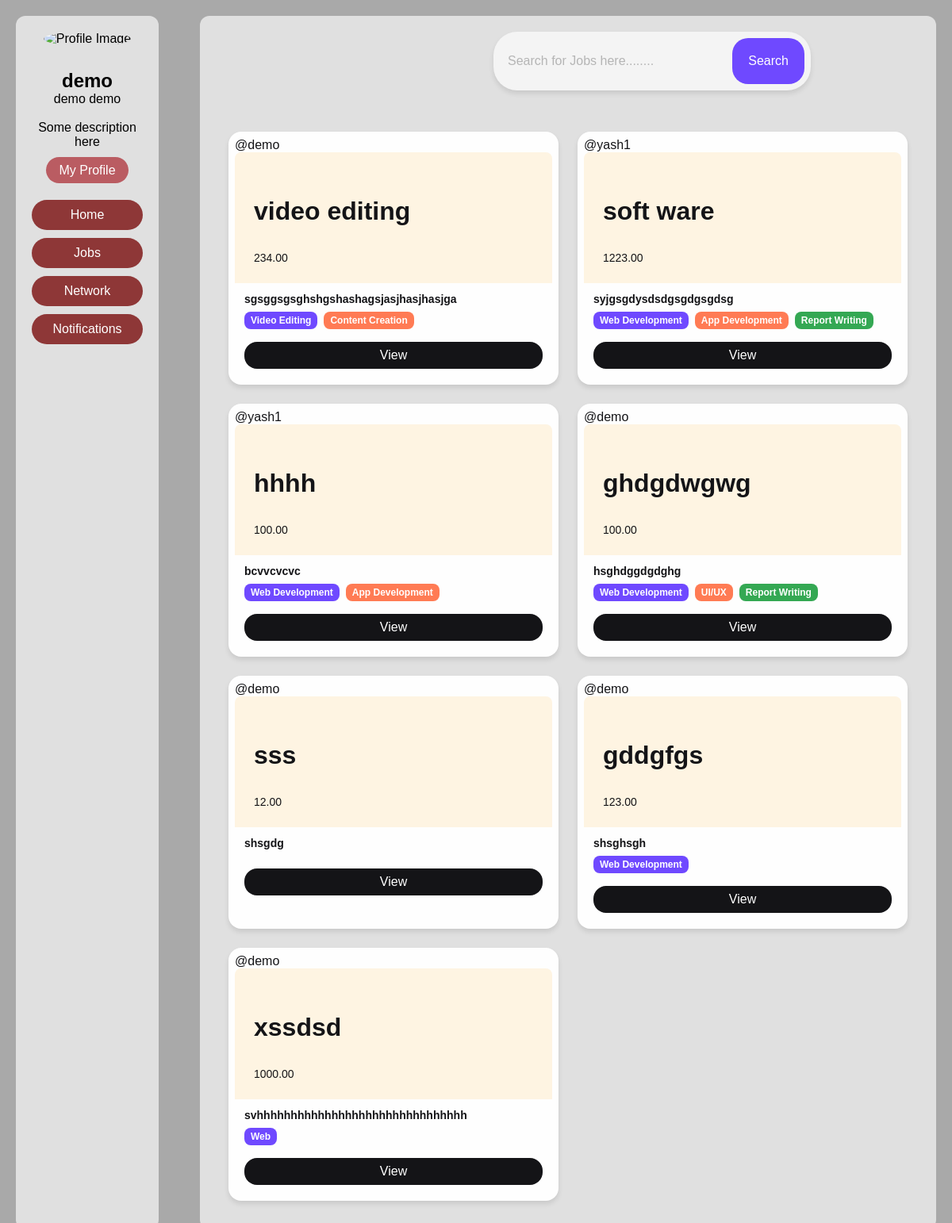
The app's page / (signed in), older data.
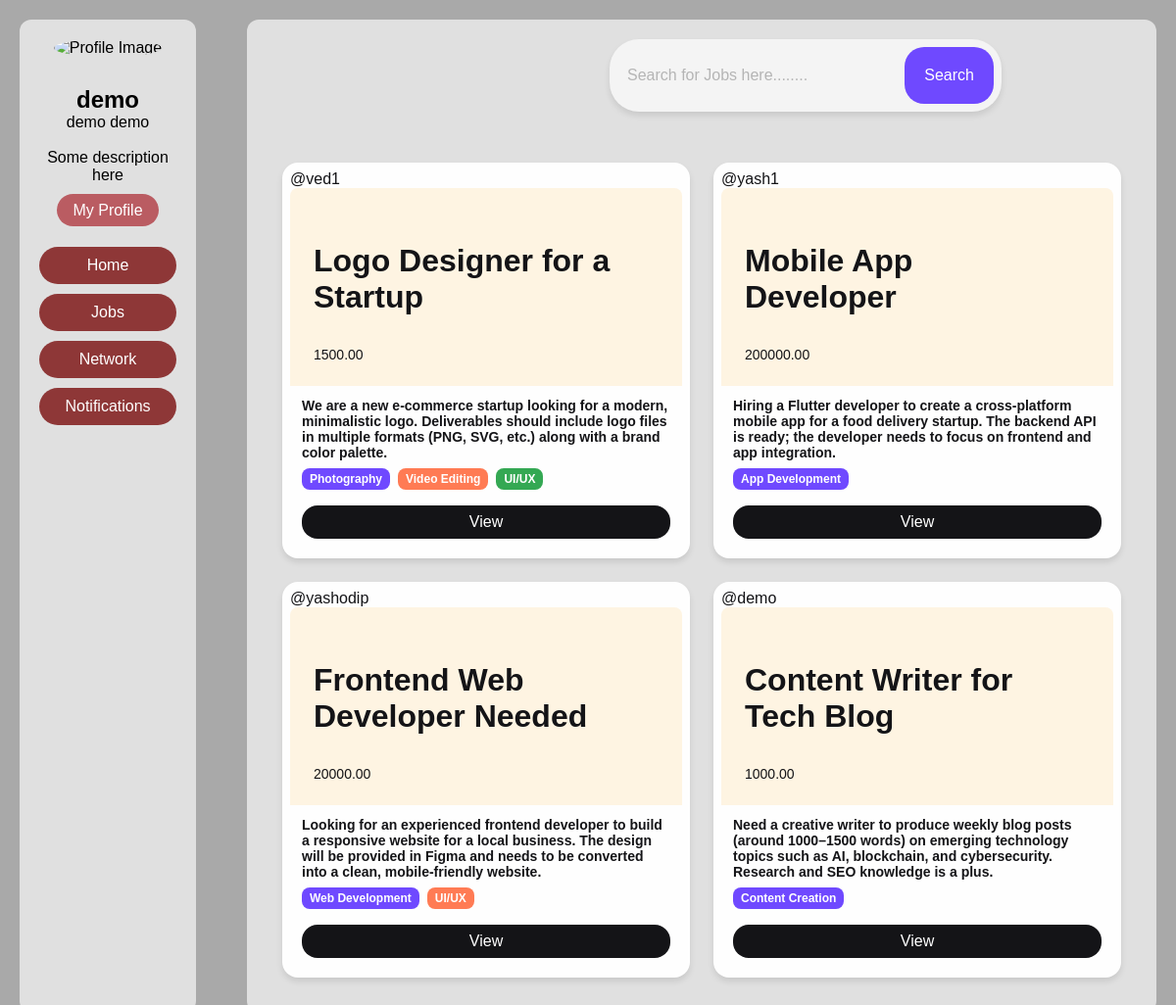
The same page, newer data.
### app1/models.py (models this page shows, shortened)
class Job(models.Model):
    STATUS_CHOICES = [
        ('open', 'Open'),
        ('in_progress', 'In Progress'),
        ('completed', 'Completed'),
        ('closed', 'Closed'),
    ]
    user = models.ForeignKey(settings.AUTH_USER_MODEL, on_delete=models.CASCADE, related_name='jobs')  # The user who posted the job
    title = models.CharField(max_length=255)  # Job title
    description = models.TextField()  # Job description
    document = models.FileField(upload_to='job_documents/', blank=True, null=True)  # Optional document attachment
    time_posted = models.DateTimeField(auto_now_add=True)  # Time when the job was posted
    deadline = models.DateField(blank=True, null=True)  # deadline for the job
    budget = models.DecimalField(max_digits=10, decimal_places=2, blank=True, null=True)  # Budget for the job
    status = models.CharField(max_length=20, choices=STATUS_CHOICES, default='open')  # Job status
    skills_required = models.CharField(max_length=255, blank=True, null=True)  # Skills required for the job
    working_user = models.ForeignKey(settings.AUTH_USER_MODEL, on_delete=models.SET_NULL, null=True, blank=True, related_name='working_jobs')  # The user currently working on the job
    payout_request = models.BooleanField(default=False)

class CustomUser(AbstractBaseUser, PermissionsMixin):
    email = models.EmailField(unique=True)
    username = models.CharField(max_length=150, unique=True)
    first_name = models.CharField(max_length=30)
    last_name = models.CharField(max_length=30)
    password = models.CharField(max_length=255)
    is_active = models.BooleanField(default=True)
    is_staff = models.BooleanField(default=False)
    objects = CustomUserManager()
    USERNAME_FIELD = 'email'  # Login by email
    REQUIRED_FIELDS = ['username', 'first_name', 'last_name']  # Additional required fields

### app1/views.py (the view)
# urls.py: path('',Homeview.as_view(),name="home"),
class Homeview(LoginRequiredMixin,View):
    login_url='login'
    def get(self,request):
        jobs=Job.objects.all().order_by('-time_posted')
        for job in jobs:
            if job.skills_required:
                job.skills_required = job.skills_required.split(',')
        return render(request,'home.html',{'jobs':jobs})

### app1/context_processors.py (called while the page is built)
def Base(request):
    if request.user.is_authenticated:
        try:
            lp = Profile.objects.get(user=request.user)
        except Profile.DoesNotExist:
            lp = None
        return {'lp': lp}
    return {}

### app1/templates/home.html (shortened to what this page needs)
{% extends 'base.html' %}
{% load static %}
{% block head %}
<link rel="stylesheet" href="{% static 'css/home.css' %}">
{% endblock %}
{% block maincontent %}
<div class="search-container">
    <input type="text" class="search-input" placeholder="Search for Jobs here........">
    <button class="search-button">Search</button>
</div>
<br>
<br>
<div class="card-container">
    {% for j in jobs %}
    <article class="card">
        <span>@{{ j.user.username }}</span>
        <section class="card__hero">
            <p class="card__job-title">{{ j.title }}</p>
            {{ j.budget }}
        </section>
        <footer class="card__footer">
            <div class="card__job-summary">
                <div class="card__job">
                    <p class="card__job-title">
                        {{ j.description|truncatewords:100 }}
                    </p>
                </div>
                <div class="skill-buttons">
                    {% for skill in j.skills_required %}
                    <span class="skill-badge skill-color-{{ forloop.counter|slice:":5" }}">
                        {{ skill }}
                    </span>
                    {% endfor %}
                </div>
            </div>
            <a href="{% url 'job' j.id%}"><button class="card__btn">View</button></a>
        </footer>
    </article>
    {% endfor %}
</div>
{% endblock %}

Row changes from the older to the newer data that the page shows:
removed Job: user.username "demo", title "video editing", budget "234.00", description "sgsggsgsghshgshashagsjasjhasjhasjga", skills_required "Video Editing" "Content Creation"
removed Job: user.username "yash1", title "soft ware", budget "1223.00", description "syjgsgdysdsdgsgdgsgdsg", skills_required "Web Development" "App Development" "Report Writing"
removed Job: user.username "yash1", title "hhhh", budget "100.00", description "bcvvcvcvc", skills_required "Web Development" "App Development"
removed Job: user.username "demo", title "ghdgdwgwg", budget "100.00", description "hsghdggdgdghg", skills_required "Web Development" "UI/UX" "Report Writing"
removed Job: user.username "demo", title "sss", budget "12.00", description "shsgdg"
removed Job: user.username "demo", title "gddgfgs", budget "123.00", description "shsghsgh", skills_required "Web Development"
removed Job: user.username "demo", title "xssdsd", budget "1000.00", description "svhhhhhhhhhhhhhhhhhhhhhhhhhhhhhhh", skills_required "Web"
added Job: user.username "ved1", title "Logo Designer for a Startup", budget "1500.00", description "We are a new e-commerce startup looking for a modern, minimalistic logo. Deliverables should include logo files in multiple formats (PNG, SVG, etc.) along with a brand color palette.", skills_required "Photography" "Video Editing" "UI/UX"
added Job: user.username "yash1", title "Mobile App Developer", budget "200000.00", description "Hiring a Flutter developer to create a cross-platform mobile app for a food delivery startup. The backend API is ready; the developer needs to focus on frontend and app integration.", skills_required "App Development"
added Job: user.username "yashodip", title "Frontend Web Developer Needed", budget "20000.00", description "Looking for an experienced frontend developer to build a responsive website for a local business. The design will be provided in Figma and needs to be converted into a clean, mobile-friendly website.", skills_required "Web Development" "UI/UX"
added Job: user.username "demo", title "Content Writer for Tech Blog", budget "1000.00", description "Need a creative writer to produce weekly blog posts (around 1000–1500 words) on emerging technology topics such as AI, blockchain, and cybersecurity. Research and SEO knowledge is a plus.", skills_required "Content Creation"
